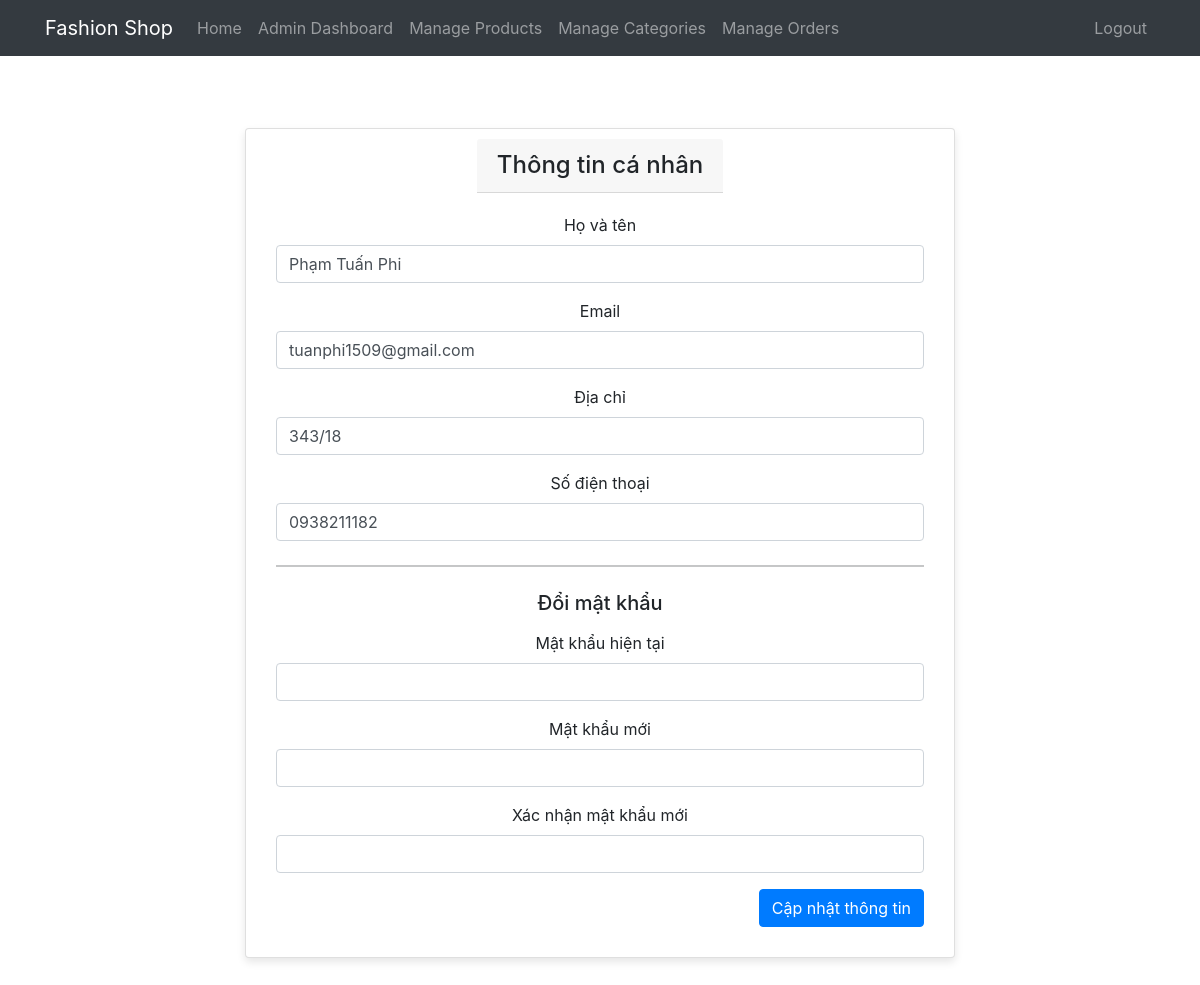
The app's page /profile (signed in) with its own data.
### app.py (models this page shows)
class User(db.Model, UserMixin):
    id = db.Column(db.Integer, primary_key=True)
    username = db.Column(db.String(150), unique=True, nullable=False)
    email = db.Column(db.String(150), unique=True, nullable=False)
    password = db.Column(db.String(150), nullable=False)
    is_admin = db.Column(db.Boolean, default=False)
    full_name = db.Column(db.String(150))
    address = db.Column(db.String(500))
    phone = db.Column(db.String(20))
    created_at = db.Column(db.DateTime, default=datetime.utcnow)
    cart_items = db.relationship('CartItem', backref='user', lazy=True)
    orders = db.relationship('Order', backref='user', lazy=True)

### app.py (the view, shortened to what this page needs)
@app.route('/profile', methods=['GET', 'POST'])
@login_required
def profile():
    return render_template('profile.html')

### app.py (called while the page is built)
@login_manager.user_loader
def load_user(user_id):
    return User.query.get(int(user_id))

### templates/profile.html (shortened to what this page needs)
{% extends "base.html" %}
{% block content %}
<div class="container py-5">
    <div class="row justify-content-center">
        <div class="col-md-8">
            <div class="card">
                <div class="card-header">
                    <h4 class="mb-0">Thông tin cá nhân</h4>
                </div>
                <div class="card-body">
                    <form method="POST" action="{{ url_for('profile') }}">
                        <div class="mb-3">
                            <label for="full_name" class="form-label">Họ và tên</label>
                            <input type="text" class="form-control" id="full_name" name="full_name"
                                   value="{{ current_user.full_name }}" required>
                        </div>
                        <div class="mb-3">
                            <label for="email" class="form-label">Email</label>
                            <input type="email" class="form-control" id="email" name="email"
                                   value="{{ current_user.email }}" required>
                        </div>
                        <div class="mb-3">
                            <label for="address" class="form-label">Địa chỉ</label>
                            <input type="text" class="form-control" id="address" name="address"
                                   value="{{ current_user.address }}">
                        </div>
                        <div class="mb-3">
                            <label for="phone" class="form-label">Số điện thoại</label>
                            <input type="tel" class="form-control" id="phone" name="phone"
                                   value="{{ current_user.phone }}">
                        </div>
                        <hr class="my-4">
                        <h5 class="mb-3">Đổi mật khẩu</h5>
                        <div class="mb-3">
                            <label for="current_password" class="form-label">Mật khẩu hiện tại</label>
                            <input type="password" class="form-control" id="current_password" name="current_password">
                        </div>
                        <div class="mb-3"><label for="new_password" class="form-label">Mật khẩu mới</label>
                            <input type="password" class="form-control" id="new_password" name="new_password">
                        </div>
                        <div class="mb-3">
                            <label for="confirm_password" class="form-label">Xác nhận mật khẩu mới</label>
                            <input type="password" class="form-control" id="confirm_password" name="confirm_password">
                        </div>
                        <div class="text-end">
                            <button type="submit" class="btn btn-primary">Cập nhật thông tin</button>
                        </div>
                    </form>
                </div>
            </div>
        </div>
    </div>
</div>
{% endblock %}

### static/style.css (style rules this page uses)
.card { display: flex; flex-direction: column; align-items: center; justify-content: space-between; height: 100%; border: 1px solid #ddd; border-radius: 8px; box-shadow: 0 4px 8px rgba(0, 0, 0, 0.1); transition: transform 0.3s; overflow: hidden; padding: 10px; background-color: white; }
.card-body { flex-grow: 1; display: flex; flex-direction: column; justify-content: center; text-align: center; width: 100%; }

### records on screen
User: full_name "Phạm Tuấn Phi", email "tuanphi1509@gmail.com", address "343/18", phone "0938211182"
